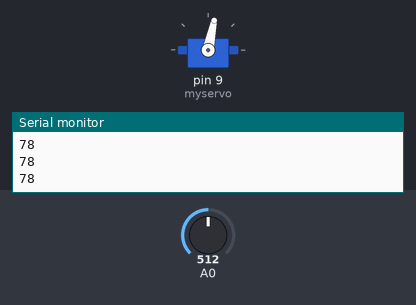
Bench run of a sketch on a simulated Arduino Uno, built with avr-gcc and run on an emulated ATmega328P. On the bench: servo, the last lines printed to the serial monitor. The inputs (shaded band) are chosen by the test bench; at power-on: A0 = 512.

Above: at 1.2 s.
1.3 s: A0 set to 716
At 2.0 s:
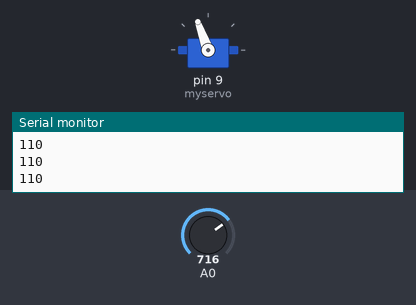
2.8 s: A0 set to 900
At 3.4 s:
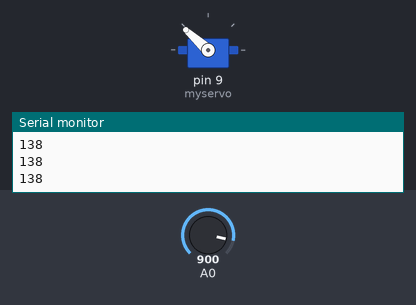
4.3 s: A0 set to 1023
At 5.5 s:
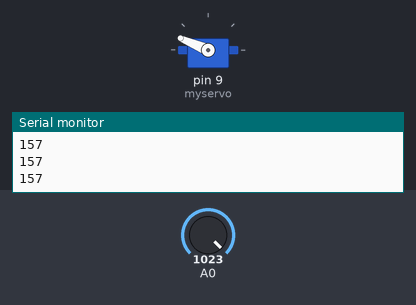
5.8 s: A0 set to 306
At 6.6 s:
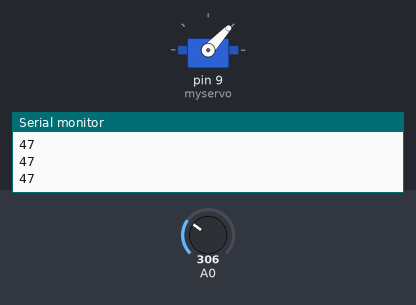
7.3 s: A0 set to 122
At 7.7 s:
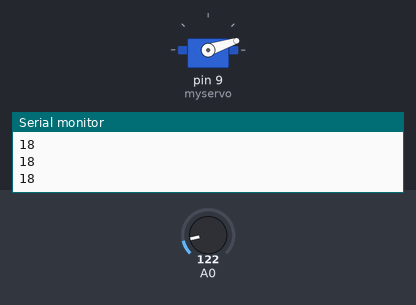
8.8 s: A0 set to 511
At 10.1 s:
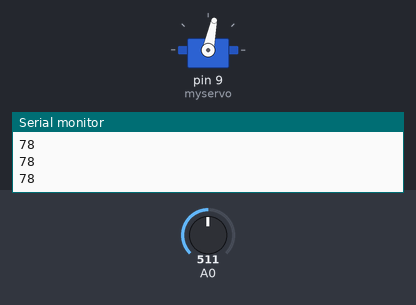
Timing chart, 0 to 11.3 s (numbered marks = the images above; inputs shaded):
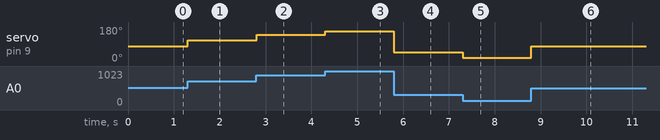

The sketch:

EMG.ino
```cpp
#include <Servo.h>

Servo myservo;
float sensorValue = 0;
int pos = 0;

void setup()
{
  Serial.begin(9600);
  myservo.attach(9);  // attaches the servo on pin 9 to the servo object
}

void loop()
{
  sensorValue = analogRead(A0);
  pos = sensorValue / 6.5;
  myservo.write(pos);
  Serial.println(pos);
  delay(10);
}
```

Measured:
- after the input at 1.3 s, servo on pin 9 (myservo): 78° → 110° at once
- after the input at 2.8 s, servo on pin 9 (myservo): 110° → 138° at once
- after the input at 4.3 s, servo on pin 9 (myservo): 138° → 157° at once
- after the input at 5.8 s, servo on pin 9 (myservo): 157° → 47° at once
- after the input at 7.3 s, servo on pin 9 (myservo): 47° → 18° at once
- after the input at 8.8 s, servo on pin 9 (myservo): 18° → 78° at once
